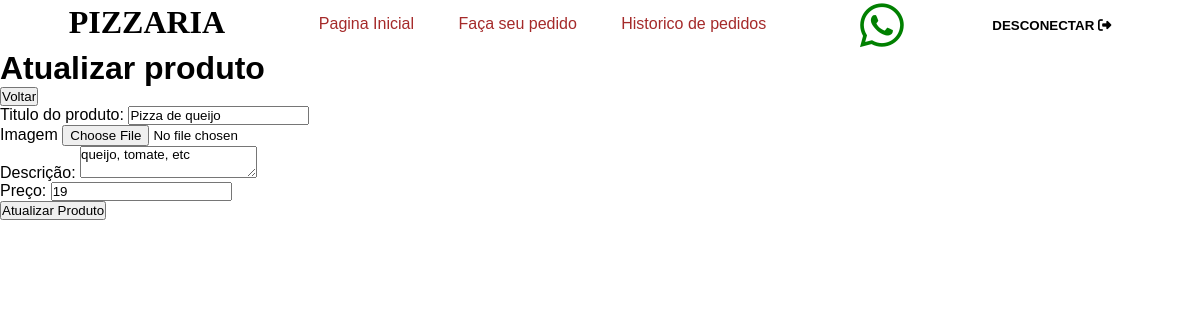
/pages/produto/atualizar.php?id=12 (signed in), run on the app's committed database.
### tables this page shows
CREATE TABLE IF NOT EXISTS `produto` (
  `id` int NOT NULL AUTO_INCREMENT,
  `titulo` varchar(255) NOT NULL,
  `descricao` varchar(255) NOT NULL,
  `preco` int NOT NULL,
  `img` varchar(255) NOT NULL,
  PRIMARY KEY (`id`)
);

### pages/produto/atualizar.php (the view, shortened to what this page needs)
<?php
require '../../utils/navBar.php';
require '../../controller/connections/connection.php';
$id = $_GET['id'];
$select = "SELECT titulo, descricao, preco, img FROM `produto` WHERE id = $id ";
$result = $conn->query($select);
$pedido = $result->fetch_row();
?>
<!DOCTYPE html>
<html lang="pt-br">
<head>
</head>
<body>
    <h1> Atualizar produto </h1>
    <a href='listagem.php'>
        <button>Voltar</button>
    </a>
    <form action="../../controller/scripts/atualizarProduto.php?id=<?php echo $id ?>" method="POST" enctype="multipart/form-data">
        <label for="titulo"> Titulo do produto:</label>
        <input type="text" id="titulo" name="titulo" value="<?php echo $pedido[0]; ?>" required><br>
        <label for="imagem">Imagem</label>
        <input type="file" id="imagem" name="imagem"><br>
        <label for="descricao"> Descrição:</label>
        <textarea step="0.01" id="descricao" name="descricao" required><?php echo $pedido[1]; ?></textarea><br>
        <label for="preco"> Preço:</label>
        <input type="number" step="0.01" id="preco" name="preco" value="<?php echo $pedido[2]; ?>" required><br>
        <input type="submit" value="Atualizar Produto">
    </form>
</body>
</html>

### pages/estilo/index-estilo.css (style rules this page uses)
* { margin: 0; padding: 0; font-family: Arial, Helvetica, sans-serif; }
body { background-image: url(imagens/pizza.jpg); background-size: 200px; }

### data on the page
produto: titulo "Pizza de queijo", descricao "queijo, tomate, etc", preco "19"
